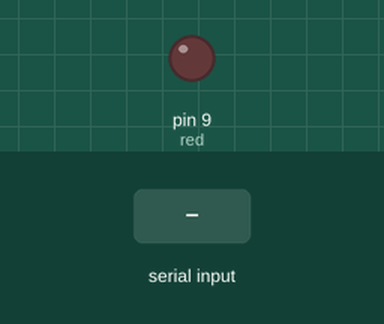
Simulated run of this sketch. Board: Arduino Uno, built with avr-gcc and run on an emulated ATmega328P. On the bench: output pins drawn as LEDs (lit = HIGH). Dashed ring = blinking. The inputs (shaded band) are chosen by the test bench. What the sketch prints to the serial monitor is not drawn.

Above: at 1.2 s.
1.3 s: "90,45\n" received over Serial
At 2.1 s:
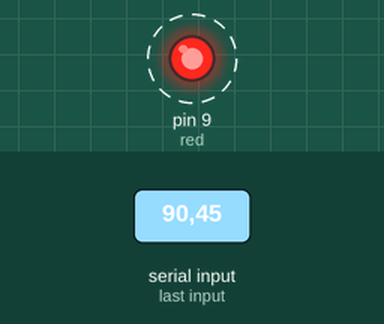
Timing chart, 0 to 10.3 s (numbered marks = the images above; inputs shaded):
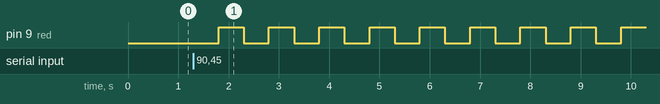

Measured:
- after the input at 1.3 s, pin 9 (red): alternates HIGH for 0.50 s and LOW for 0.50 s, starting after 0.50 s

The sketch:

LEDBlinkUserInput.ino
```cpp
// program to let the user state the number of times they want to blink a LED.


int red = 9; // red led is in pin 9

//initialising wait times
int wait = 500;
int wait2 = 2000;

//User number variable and iteration variable
int usercount;
int i;

//User input display message
String msg = "Enter the number of times you want to blink the LED: ";


void setup() {
  // put your setup code here, to run once:

//Setting up LED pin and Serial monitor
pinMode(red,OUTPUT);
Serial.begin(9600);
}

void loop() {
  // put your main code here, to run repeatedly:

  // Taking user input
Serial.println(msg);
while (Serial.available()==0){

}
usercount = Serial.parseInt();
delay(wait);

// Blinking the LED according to the number entered by user using for loop
for(i=1;i<=usercount;i++){
  digitalWrite(red,HIGH);
  delay(wait);
  digitalWrite(red,LOW);
  delay(wait);
}

delay(wait2);
}
```
